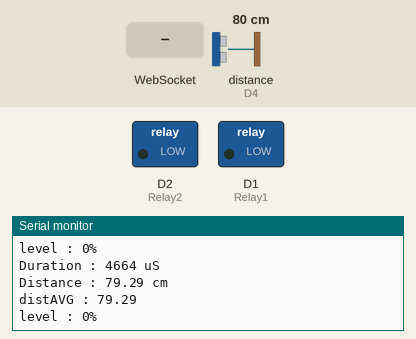
Bench run of a sketch on a simulated ESP8266 (NodeMCU). Shown: switched loads named in the sketch (green lamp = pin HIGH), the last lines printed to the serial monitor. Inputs (shaded band) come from the test bench; at power-on: distance to the obstacle (sensor on D4) 80 cm. The echo pulse lasts 58.3 µs per cm; WiFi joins after 1.5 s; servers stay silent unless stated; storage starts empty; pins used as bus, display or sensor lines are not drawn.

Above: at 14.4 s.
14.5 s: WebSocket text "ON" received
At 15.0 s:
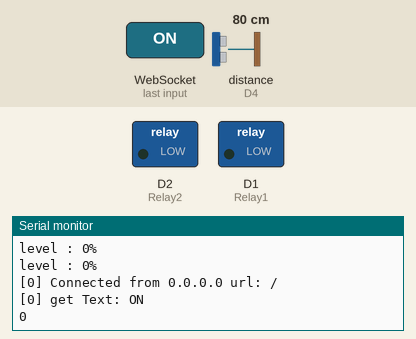
16.0 s: WebSocket text "Auto" received
At 16.5 s:
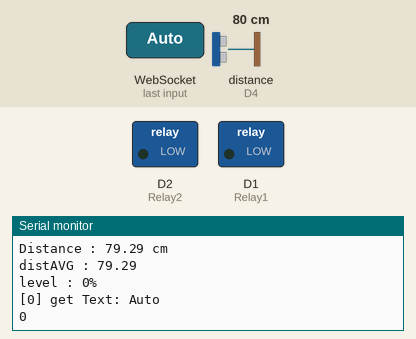
17.5 s: WebSocket text "/" received
At 18.0 s:
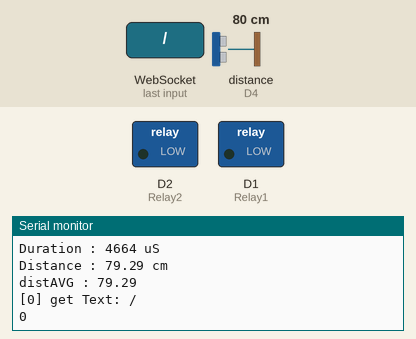

Measured:
- after the input at 14.5 s, the serial monitor: prints a new line at once (image 1)
- after the input at 16.0 s, the serial monitor: prints a new line at once (image 2)
- after the input at 17.5 s, the serial monitor: prints a new line at once (image 3)

The sketch:

P6NodeMCU_Relay2-opmode-spiffs.ino
```cpp
/*
 April 2023
 video    : NodeMCU WiFi & WebServer
 Series   : Water Tank Project
 Sensor   : HC-SR04

 ESP8266 WiFi Module
 Library  : #include <ESP8266WiFi.h>
 instance : WiFi

 WiFi Modes : WiFi.mode()
 1) WIFI_STA (default mode)
 2) WIFI_AP
 3) WIFI_AP_STA
 4) WIFI_OFF

 credential
 const char* ssid ="ApaITU";
 const char* pass ="1234567890";

 initiate WiFi station interface
 WiFi.begin(ssid,pass);

 static ip configuration
 WiFi.config(ip,gw,subnet,dns);


 ESP8266 WebServer
 Library  : #include <ESP8266WebServer.h>

 instance construction
 ESP8266WebServer server(80);

 server.begin();

 loop()
 server.handleClient();

 event handler
 server.on("/",rootHandler);

 void roodHandler(){
 }

 */


#include <ESP8266WiFi.h>
#include <ESP8266mDNS.h>
#include <WiFiUdp.h>
#include <ArduinoOTA.h>
#include <WiFiClient.h>
#include <ESP8266WebServer.h>
#include <FS.h>
#include <WebSocketsServer.h>
#include <Hash.h>
#include <ArduinoJson.h>
#include "index.h"


ESP8266WebServer server(80);
WebSocketsServer webSocket = WebSocketsServer(81);

const char* ssid = "mktApaITU";
const char* pass = "1234567890";

IPAddress staIP(192,168,1,23);
IPAddress staGW(192,168,1,1);
IPAddress staDNS(192,168,1,200);
IPAddress subnet(255,255,255,0);

//SPIFFS uploader
File fsUploadFile;
String fname;


//pins
const int trigger = D3;
const int echo = D4;
const int Relay1 = D1;
const int Relay2 = D2; // high level trigger Relay

const float sow = 0.034; // 0.034 cm/uS
const float tankCapacity = 500.0;
const float sensorH = 115.0;
const float maxLevel = 100.0;
const float LpCM = tankCapacity/maxLevel; // Volume per 1 cm water level increased
float distance;

unsigned long pMillis =0;
unsigned long pMillis2 =0;
const uint32_t dataInterval  = 400;
const uint32_t sensorInterval = 600;

int R1State = 0;
int R2State = 0;

//opMode
int pMode = 0; // 0 - manual , 1 - automatic
int minThreshold = 70;
int maxThreshold = 90;
int pState;
//String page ="<html><body><h1>NodeMCU WiFi & WebServer</h1><p>Distance : <span id='distance'></span> cm</p><p>Water Level : <span id='waterLevel'></span> cm</p><p>Tank Volume : <span id='volume'></span> L</P><p>RelayState1 : <span id='relay1'></span></p><p>RelayState2 : <span id='relay2'></span></p><p>Pump Mode : <span id='mode'></span></p></body><script>var Socket;function init(){Socket = new WebSocket('ws://' + window.location.hostname + ':81/');Socket.onmessage = function(event){processCommand(event);};}function processCommand(event){var obj = JSON.parse(event.data);document.getElementById('distance').innerHTML = obj.wDistance;document.getElementById('waterLevel').innerHTML = obj.waterLevel;document.getElementById('volume').innerHTML = obj.volume;document.getElementById('relay1').innerHTML = obj.relay1state;document.getElementById('relay2').innerHTML = obj.relay2state;if(obj.pMode == '1'){document.getElementById('mode').innerHTML = 'Automatic';}else{document.getElementById('mode').innerHTML = 'Manual';}console.log(obj.waterLevel);console.log(obj.tankVOlume);}window.onload = function(event) {init();}</script></html>";
String page = FPSTR(MAIN_PAGE);

void setup() {
  SPIFFS.begin();
  Serial.begin(115200);
  Serial.println();
  Serial.println("NodeMCU WiFi & WebServer");
  Serial.println("read initial distances  value");

  //sensor pinMode
  pinMode(trigger,OUTPUT);
  pinMode(echo,INPUT);
  pinMode(Relay1,OUTPUT);
  pinMode(Relay2,OUTPUT);
  distance = dcal(distance,trigger,echo);
  //wifi
  WiFi.config(staIP,staGW,subnet,staDNS);
  WiFi.begin(ssid,pass);

  while(WiFi.status()!= WL_CONNECTED){
    delay(500);
    Serial.print(".");
  }

  Serial.println();
  Serial.print("WiFi Connected, IP : ");
  Serial.println(WiFi.localIP());

  //request handler
  server.on("/index", handleIndexFile);
  server.on("/upload", HTTP_POST, [](){
    server.send(200, "text/plain", "{\"success\":1}");
  }, handleFileUpload);
  server.on("/list",HTTP_GET,handleFileList);
  server.on("/",rootHandler);
  server.on("/getDuration",durationHandler);
  server.on("/getDistance",distanceHandler);
  server.begin();

  Serial.print("http://");
  Serial.print(WiFi.localIP());
  Serial.println("/");


  webSocket.begin();
  webSocket.onEvent(webSocketEvent);
  otaSetup();

}

void webSocketEvent(uint8_t num, WStype_t type, uint8_t * payload, size_t length) {

  switch (type) {
    case WStype_DISCONNECTED:
      Serial.printf("[%u] Disconnected!\n", num);
      break;

    case WStype_CONNECTED: {
        IPAddress ip = webSocket.remoteIP(num);
        Serial.printf("[%u] Connected from %d.%d.%d.%d url: %s\n", num, ip[0], ip[1], ip[2], ip[3], payload);
        // send message to client
        webSocket.sendTXT(num, "0");
      }
      break;

    case WStype_TEXT:
      Serial.printf("[%u] get Text: %s\n", num, payload);
      // send message to client
      // webSocket.sendTXT(num, "message here");
      // send data to all connected clients
      // webSocket.broadcastTXT("message here");
      StaticJsonDocument<200>doc;
      deserializeJson(doc,payload);
      int cid = doc["did"];
      int cdata = doc["value"];
      Serial.println(cid);
      switch (cid){
        case 1:
          if(R1State != cdata){
            R1State = cdata;
            digitalWrite(Relay1,!R1State);
          }
          break;
        case 2:
          if(R2State != cdata){
            R2State = cdata;
            digitalWrite(Relay2,!R2State);
          }
          break;
        case 3:
          if(pMode != cdata)pMode = cdata;
          break;
      }
      pMillis=millis();
      break;
  }

}


void durationHandler(){
  String s = (String)durationUS(trigger,echo);
  server.send(200,"text/plain",s);
}


void distanceHandler(){
  String s = (String)distanceCM(trigger,echo);
  server.send(200,"text/plain",s);
}

void rootHandler(){

  //String str = page;
  //str.replace("@@DURATION@@", (String)durationUS(trigger,echo));
  //str.replace("@@DISTANCE@@", (String)distanceCM(trigger,echo));
  server.send(200,"text/html",page);
}
void loop() {
  server.handleClient();
  webSocket.loop();
  ArduinoOTA.handle();

  if(millis()-pMillis>600){ // 5000 milli seconds
      pMillis = millis();
      sendServerData();
  }
  //get distance every 10seconds
  if(millis()-pMillis2>2000){
    pMillis2=millis();
    distance = round2(distAVG(distance,trigger,echo));
    //Serial.println("distanceAVG :  " + String(distance) + "cm");
  }
}
```

index.h
```cpp
static const char MAIN_PAGE[] PROGMEM = R"==(
<!DOCTYPE html>
<html>
  <head>
    <style>
      .tk {
        position:relative;
        width:40%;
        height:120px;
        padding-top:40px;
        margin: 0 auto;
        background:rgba(255,200,255,0.8);
        border-radius: 100%/40px;
        border : 2px solid blue;
        text-align:center;
        z-index:1;
        overflow:hidden;
      }

      .lq {
        position: absolute;
        background:rgba(0,0,255,0.99);
        width: 100%;
        height:0;
        bottom: 0;
        border-radius:100%/40px;
        border-bottom:1px solid #000;
      }

      .tk:after{
        position: absolute;
        top: -10px;
        left:0px;
        width: 100%;
        height:26%;
        content: '';
        border-radius:100%;
        border:2px solid blue;
      }

      .ring {
        position: absolute;
        border-radius:100%;
        top: 0;

        width: 98%;
        height:40%;
        content: '';
        border:2px solid white;
      }

      .text {
        display: block;
        color : white;
        position:absolute;
        top: 45%;
        left: 45%;
        z-index: 1;
      }
      body{
        margin :0px;
        padding : 0px;
        box-sizing : border-box;
        font-family : arial;
        text-align: center;
      }
      button{
        background-color: lightgray;
        width : 100%;
      }
    </style>
  </head>
  <body>
    <h3>NodeMCU WiFi & WebServer</h3><br>
    <div class="tk">

      <div id="level" class="lq" style="height : 70%">
        <div id="ring" class="ring" style="height : 40%"></div>
      </div>
      <span id="percent" class="text">70%</span>
    </div>

    <table width="40%" align="center">
      <tr>
        <td width="40%">Distance</td>
        <td width="10%">:</td>
        <td width="20%" align="right"><span id='distance'></span></td>
        <td width="30%">cm</td>
      </tr>         <tr>
      <td>Water Level</td>
        <td>:</td>
        <td><span id='waterLevel'></td>
        <td>cm</td>
      </tr>
      <tr>
        <td>Tank Volume</td>
        <td>:</td>
        <td><span id='volume'></span></td>
        <td>L</td>
      </tr>
      <tr>
        <td>RelayState1</td>
        <td>:</td>
        <td><span id='relay1'></span></td>
        <td><button id="r1btn" onclick="btnClick('1')">Relay1</button></td>
      </tr>
      <tr>
        <td>RelayState2</td>
        <td>:</td>
        <td><span id='relay2'></span></td>
        <td><button id="r1btn" onclick="btnClick('2')">Relay 2</button></td>
      </tr>
      <tr>
        <td>Pump Mode</td>
        <td>:</td>
        <td><span id='mode'></span></td>
        <td><button id="mbtn" onclick="btnClick('3')">Mode</button></td>
      </tr>
    </table>
    <input type="range" id="rangeLevel" min="0" max="100" step="2" onchange="drawTank(this.value)">
  </body>
  <script>
    var Socket;
    function init(){
      Socket = new WebSocket("ws://" + window.location.hostname + ":81/");
      Socket.onmessage = function(event){
        processCommand(event);
      };
    }
    function processCommand(event){
    var r1;
    var r2;
    var mode;
    var percent = document.getElementById('percent').innerHTML;
    var obj = JSON.parse(event.data);
    document.getElementById('distance').innerHTML = obj.wDistance;
    document.getElementById('waterLevel').innerHTML = obj.waterLevel;
    document.getElementById('volume').innerHTML = obj.volume;
    percent = parseInt(obj.percent);

    // states and mode
    if(obj.relay1state == '1')r1 = "ON";
      else r1 = "OFF";
    if(obj.relay2state == '1')r2 = "ON";
      else r2 = "OFF";
    if(obj.pMode == '1')mode = "Auto";
      else mode = "Manual";
    document.getElementById('relay1').innerHTML = r1;
    document.getElementById('relay2').innerHTML = r2;
    document.getElementById('mode').innerHTML = mode;

    //draw tank
    drawTank(percent);

    }
    window.onload = function(event) {
    init();
    }
    function drawTank(level){
      console.log("drawTank(" + level + ") in %");
      var Percent = document.getElementById('percent');
      var TankLevel = document.getElementById('level');
      var RingLevel = document.getElementById('ring');

      var ring;
      if(level > 86){
        ring = 100 - level + 20 + "%";
      }else{
        ring = 100 - level + 10 + "%";
      }

      TankLevel.style.height = level + "%";
      RingLevel.style.height = ring;
      Percent.innerHTML = level + "%";
    }

    function btnClick(did){
      //DataID Relay1 : 1,  Relay2 : 2, mode : 3
      //value  ON : 1, OFF : 0
    //
    var id = parseInt(did);
    const stateID = ["0","relay1","relay2","mode"];
      var value;
      var state = document.getElementById(stateID[did]).innerHTML;
      if(did == 1 || did == 2){
        if(state == "ON"){
          value = 0;
          state = "OFF";
        }else{
          value = 1;
          state = "ON"
        }
      }
      if(did == 3){
        if(state == "Auto"){
          value = 0;
          state = "Manual";
        }else{
          value = 1;
          state = "Auto"
        }
      }
      //document.getElementById(stateID[did]).innerHTML = state;

      var msg = {
        did: did,
        value: value
      };
      Socket.send(JSON.stringify(msg));


    }

    //
  </script>
</html>
)==";
```

opmode.ino
```cpp
/**

void opMode(){
  if(pMode){
    if(percent<minLevel)pState =  HIGH;
    if(percent>maxLevel)pState = LOW;
  }else{

  }
}
*/
int pCent(){
  int p = (int) ((sensorH-distance)/maxLevel)*100;
  Serial.println("level : "  + String(p) +  "%");
  return p;
}
```

ota.ino
```cpp
void otaSetup(){
    ArduinoOTA.onStart([]() {
    String type;
    if (ArduinoOTA.getCommand() == U_FLASH) {
      type = "sketch";
    } else { // U_FS
      type = "filesystem";
    }

    // NOTE: if updating FS this would be the place to unmount FS using FS.end()
    Serial.println("Start updating " + type);
  });
  ArduinoOTA.onEnd([]() {
    Serial.println("\nEnd");
  });
  ArduinoOTA.onProgress([](unsigned int progress, unsigned int total) {
    Serial.printf("Progress: %u%%\r", (progress / (total / 100)));
  });
  ArduinoOTA.onError([](ota_error_t error) {
    Serial.printf("Error[%u]: ", error);
    if (error == OTA_AUTH_ERROR) {
      Serial.println("Auth Failed");
    } else if (error == OTA_BEGIN_ERROR) {
      Serial.println("Begin Failed");
    } else if (error == OTA_CONNECT_ERROR) {
      Serial.println("Connect Failed");
    } else if (error == OTA_RECEIVE_ERROR) {
      Serial.println("Receive Failed");
    } else if (error == OTA_END_ERROR) {
      Serial.println("End Failed");
    }
  });
  ArduinoOTA.begin();
}
```

ultrasonic.ino
```cpp
float dcal(float dist, int triggerPin, int  echoPin){
  for(int i=0; i<100; i++){
    dist = ((9 * dist) + distanceCM(triggerPin,echoPin))/10.0;
    delay(100);
  }
  return dist;
}

float distAVG(float dist, int triggerPin,  int echoPin){
  float readDist = distanceCM(triggerPin,echoPin);
  //if(abs(dist-readDist)<10.0){
      dist = ((9*dist) + readDist)/10.0;
      Serial.println("distAVG : " + String(dist,2));
  //}

  return dist;

}

long durationUS(int triggerPin,int echoPin){

  //reset
  digitalWrite(triggerPin,HIGH);
  delay(2);
  digitalWrite(triggerPin,LOW);

  //trigger
  digitalWrite(triggerPin,HIGH);
  delay(10);
  digitalWrite(triggerPin,LOW);

  long duration = pulseIn(echoPin,HIGH);
  Serial.print("Duration : ");
  Serial.print(duration);
  Serial.println(" uS");
  return duration;
}

float distanceCM(int triggerPin, int echoPin){

  float distance = 0.5 * durationUS(triggerPin,echoPin) * sow;
  Serial.println("Distance : " + String(distance) + " cm");
  return distance;
}

float wLevel(float dist){
  float f = sensorH - dist;
  if(f<0)f=0;
  if(f>maxLevel)f = maxLevel;
  return f;
}

float wVolume(float level){
  float f = LpCM * level;
  return f;
}


void sendServerData(){
  float waterLevel = wLevel(distance);
  waterLevel= round2(waterLevel);
  float volume = wVolume(waterLevel);
  volume = round2(volume);
  int percent = pCent();

  //json empty String
  String jsonString ="";

  //Json container (200Byte)
  StaticJsonDocument<200>doc;

  //Json object name object
  JsonObject object = doc.to<JsonObject>();

  //insert value to objects
  object["wDistance"] = String(distance,2);
  object["waterLevel"] = String(waterLevel,2);
  object["percent"] = percent;
  object["volume"] = String(volume,2);
  object["relay1state"] = R1State;
  object["relay2state"] = R2State;
  object["pMode"] = pMode;

  //serialize Json
  serializeJson(doc,jsonString);

  //Serial.println(jsonString);

  //send jsonString over webSockets
  webSocket.broadcastTXT(jsonString);
}


double round2(double value) {
   return (int)(value * 100 + 0.5) / 100.0;
}
```

uploader.ino
```cpp
void handleFileUpload()
{
  HTTPUpload& upload = server.upload();
  if(upload.status == UPLOAD_FILE_START)
  {
    String filename = upload.filename;
    if(!filename.startsWith("/"))
      filename = "/"+filename;
    Serial.print("handleFileUpload Name: "); Serial.println(filename);
    fsUploadFile = SPIFFS.open(filename, "w");
  } else if(upload.status == UPLOAD_FILE_WRITE)
  {
    if(fsUploadFile)
      fsUploadFile.write(upload.buf, upload.currentSize);
  } else if(upload.status == UPLOAD_FILE_END)
  {
    if(fsUploadFile)
      fsUploadFile.close();
    Serial.print("handleFileUpload Size: "); Serial.println(upload.totalSize);
  }
}

void handleFileList()
{
  String path = "/";
  // Assuming there are no subdirectories
  Dir dir = SPIFFS.openDir(path);
  String output = "[";
  while(dir.next())
  {
    File entry = dir.openFile("r");
    // Separate by comma if there are multiple files
    if(output != "[")
      output += ",";
    output += String(entry.name()).substring(1);
    entry.close();
  }
  output += "]";
  server.send(200, "text/plain", output);
}

void handleIndexFile()
{
  File file = SPIFFS.open("/index.html","r");
  server.streamFile(file, "text/html");
  file.close();
}
```
